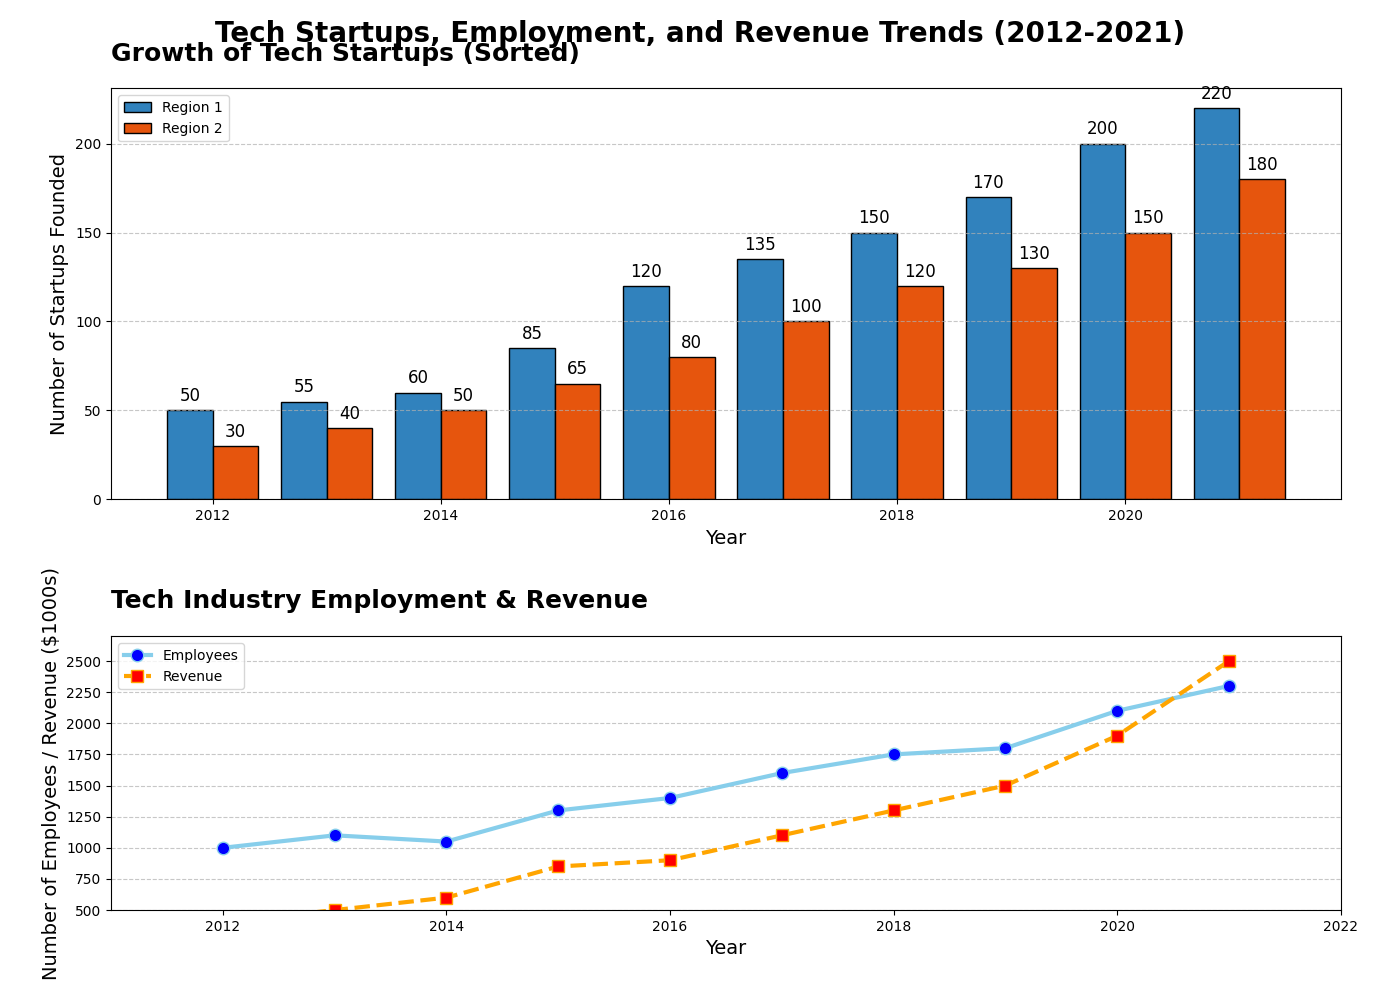

This figure's Python source:
import matplotlib.pyplot as plt
import numpy as np

# Original data
years = np.arange(2012, 2022)
startups_founded = [50, 55, 60, 85, 120, 135, 150, 170, 200, 220]
startups_founded_region2 = [30, 40, 50, 65, 80, 100, 120, 130, 150, 180]

# Sort the data in ascending order
years_sorted_indices = np.argsort(startups_founded)
startups_founded_sorted = np.array(startups_founded)[years_sorted_indices]
years_sorted = np.array(years)[years_sorted_indices]

years_sorted_indices_region2 = np.argsort(startups_founded_region2)
startups_founded_region2_sorted = np.array(startups_founded_region2)[years_sorted_indices_region2]
years_sorted_region2 = np.array(years)[years_sorted_indices_region2]

# Data for line chart
years_line = np.arange(2012, 2022)
employees = [1000, 1100, 1050, 1300, 1400, 1600, 1750, 1800, 2100, 2300]
revenue = [400, 500, 600, 850, 900, 1100, 1300, 1500, 1900, 2500]

# Create the figure and two subplots
fig, (ax1, ax2) = plt.subplots(2, 1, figsize=(14, 10), gridspec_kw={'height_ratios': [3, 2]})

# Sorted bar chart
bars1 = ax1.bar(years_sorted - 0.2, startups_founded_sorted, width=0.4, label='Region 1', color=plt.cm.tab20c(0), edgecolor='black')
bars2 = ax1.bar(years_sorted_region2 + 0.2, startups_founded_region2_sorted, width=0.4, label='Region 2', color=plt.cm.tab20c(4), edgecolor='black')

# Customize the bar chart
ax1.set_title('Growth of Tech Startups (Sorted)', fontsize=18, weight='bold', loc='left', pad=20)
ax1.set_xlabel('Year', fontsize=14)
ax1.set_ylabel('Number of Startups Founded', fontsize=14)
ax1.yaxis.grid(True, linestyle='--', alpha=0.7)
ax1.legend()

# Annotate each bar with the number of startups
for bar, value in zip(bars1, startups_founded_sorted):
    ax1.text(bar.get_x() + bar.get_width() / 2, bar.get_height() + 3, f'{value}', ha='center', va='bottom', fontsize=12)
for bar, value in zip(bars2, startups_founded_region2_sorted):
    ax1.text(bar.get_x() + bar.get_width() / 2, bar.get_height() + 3, f'{value}', ha='center', va='bottom', fontsize=12)

# Line chart with additional data series
ax2.plot(years_line, employees, marker='o', color='skyblue', markerfacecolor='blue', markersize=9, linewidth=3, label='Employees')
ax2.plot(years_line, revenue, marker='s', color='orange', markerfacecolor='red', markersize=9, linewidth=3, linestyle='--', label='Revenue')

# Customize the line chart
ax2.set_title('Tech Industry Employment & Revenue', fontsize=18, weight='bold', loc='left', pad=20)
ax2.set_xlabel('Year', fontsize=14)
ax2.set_ylabel('Number of Employees / Revenue ($1000s)', fontsize=14)
ax2.yaxis.grid(True, linestyle='--', alpha=0.7)
ax2.set_xlim(2011, 2022)
ax2.set_ylim(500, 2700)
ax2.legend()

# Adjust layout and display the plot
fig.tight_layout(pad=3.0)
fig.suptitle('Tech Startups, Employment, and Revenue Trends (2012-2021)', fontsize=20, weight='bold')
plt.show()
